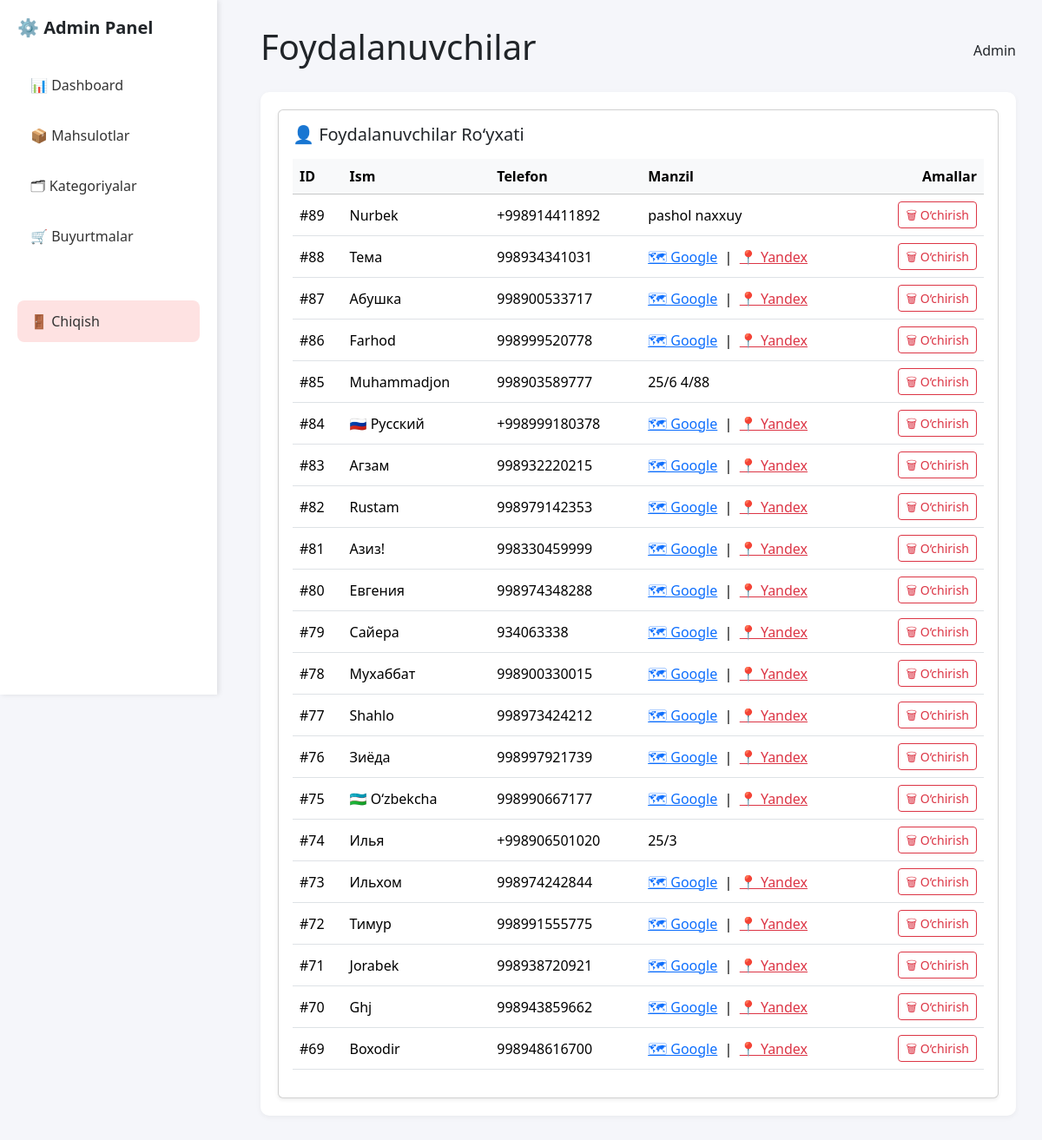
The app's page /admin/users (signed in) with its own data.
### tables this page shows
CREATE TABLE users (
    id INTEGER PRIMARY KEY AUTOINCREMENT,
    tg_id TEXT,
    name TEXT,
    phone TEXT,
    address TEXT,
    lat TEXT,
    lon TEXT
, lang TEXT DEFAULT 'uz');

### server.py (the view)
@app.route("/admin/users")
@login_required
def admin_users():
    conn = get_db_connection()
    users = conn.execute("SELECT * FROM users ORDER BY id DESC").fetchall()
    conn.close()
    return render_template("admin/users.html", users=users)

### server.py (called while the page is built)
def get_db_connection():
    conn = sqlite3.connect("shop.db")
    conn.row_factory = sqlite3.Row
    return conn

def select_locale():
    if "lang" in session:
        return session["lang"]
    tg_id = session.get("tg_id")
    if tg_id:
        conn = get_db_connection()
        user = conn.execute("SELECT lang FROM users WHERE tg_id=?", (tg_id,)).fetchone()
        conn.close()
        if user and user["lang"]:
            return user["lang"]
    return request.accept_languages.best_match(["uz", "ru"]) or "uz"

@app.before_request
def capture_tg_id():
    tg_id = request.args.get("tg_id")
    if tg_id:
        session["tg_id"] = tg_id

@app.before_request
def set_global_locale():
    g.locale = select_locale()

@app.context_processor
def inject_current_lang():
    return {"current_lang": getattr(g, "locale", "uz")}

def login_required(f):
    @wraps(f)
    def decorated_function(*args, **kwargs):
        if "admin_logged_in" not in session:
            return redirect(url_for("admin_login"))
        return f(*args, **kwargs)
    return decorated_function

### templates/admin/users.html
{% extends "admin/base_admin.html" %}
{% block title %}{{ _("Foydalanuvchilar") }}{% endblock %}
{% block content %}
<div class="card shadow-sm">
  <div class="card-body">
    <h5 class="card-title mb-3">👤 {{ _("Foydalanuvchilar Ro‘yxati") }}</h5>
    <div class="table-responsive">
      <table class="table table-hover align-middle">
        <thead class="table-light">
          <tr>
            <th>ID</th>
            <th>{{ _("Ism") }}</th>
            <th>{{ _("Telefon") }}</th>
            <th>{{ _("Manzil") }}</th>
            <th class="text-end">{{ _("Amallar") }}</th>
          </tr>
        </thead>
        <tbody>
        {% for user in users %}
          <tr>
            <td>#{{ user['id'] }}</td>
            <td>{{ user['name'] }}</td>
            <td>{{ user['phone'] or '—' }}</td>
            <td>
              {% if user['lat'] and user['lon'] %}
                <a href="https://www.google.com/maps/search/?api=1&query={{ user['lat'] }},{{ user['lon'] }}"
                   target="_blank" class="text-primary">🗺 Google</a>
                &nbsp;|&nbsp;
                <a href="https://yandex.com/maps/?ll={{ user['lon']|urlencode }},{{ user['lat']|urlencode }}&z=16"
                   target="_blank" class="text-danger">📍 Yandex</a>
              {% else %}
                {{ user['address'] or '—' }}
              {% endif %}
            </td>
            <td class="text-end">
              <a href="{{ url_for('admin_delete_user', user_id=user['id']) }}"
                 onclick="return confirm('❌ {{ _("Rostdan ham foydalanuvchini o‘chirmoqchimisiz?") }}')"
                 class="btn btn-sm btn-outline-danger">🗑 {{ _("O‘chirish") }}</a>
            </td>
          </tr>
        {% else %}
          <tr>
            <td colspan="5" class="text-center text-muted">🚀 {{ _("Hali foydalanuvchi mavjud emas") }}</td>
          </tr>
        {% endfor %}
        </tbody>
      </table>
    </div>
  </div>
</div>
{% endblock %}

### static/styles.css (style rules this page uses)
html, body { margin: 0; padding: 0; font-family: Arial, sans-serif; background: #f9fafb; height: 100%; -webkit-overflow-scrolling: touch; }

### templates/admin/base_admin.html (style rules this page uses)
body { background: #f5f6fa; font-family: 'Segoe UI', sans-serif; }

### records on screen
users: id "89", name "Nurbek", phone "+998914411892", address "pashol naxxuy"
users: id "88", name "Тема", phone "998934341031"
users: id "87", name "Абушка", phone "998900533717"
users: id "86", name "Farhod", phone "998999520778"
users: id "85", name "Muhammadjon", phone "998903589777", address "25/6 4/88"
users: id "84", name "🇷🇺 Русский", phone "+998999180378"
users: id "83", name "Агзам", phone "998932220215"
users: id "82", name "Rustam", phone "998979142353"
users: id "81", name "Азиз!", phone "998330459999"
users: id "80", name "Евгения", phone "998974348288"
users: id "79", name "Сайера", phone "934063338"
users: id "78", name "Мухаббат", phone "998900330015"
users: id "77", name "Shahlo", phone "998973424212"
users: id "76", name "Зиёда", phone "998997921739"
users: id "75", name "🇺🇿 O‘zbekcha", phone "998990667177"
users: id "74", name "Илья", phone "+998906501020", address "25/3"
users: id "73", name "Ильхом", phone "998974242844"
users: id "72", name "Тимур", phone "998991555775"
users: id "71", name "Jorabek", phone "998938720921"
users: id "70", name "Ghj", phone "998943859662"
users: id "69", name "Boxodir", phone "998948616700"
